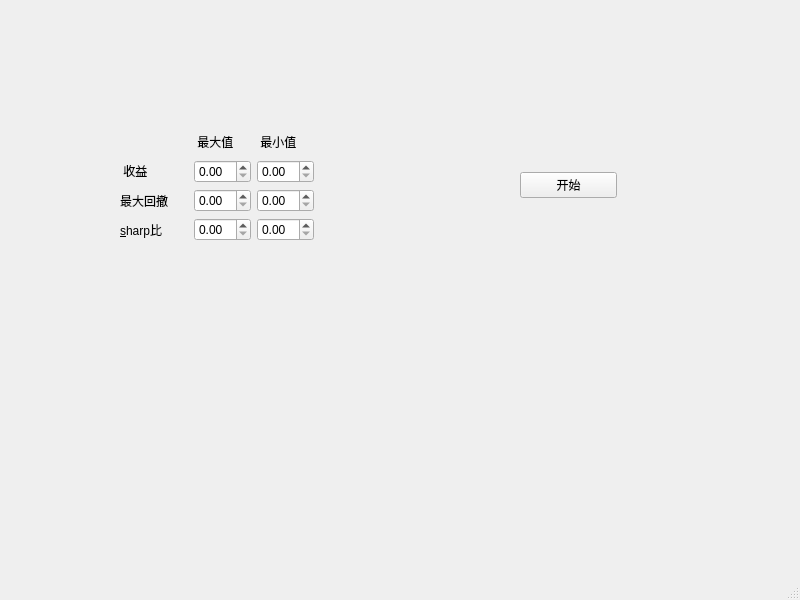
<?xml version="1.0" encoding="UTF-8"?>
<ui version="4.0">
 <class>MainWindow</class>
 <widget class="QMainWindow" name="MainWindow">
  <property name="geometry">
   <rect>
    <x>0</x>
    <y>0</y>
    <width>800</width>
    <height>600</height>
   </rect>
  </property>
  <property name="windowTitle">
   <string>MainWindow</string>
  </property>
  <widget class="QWidget" name="centralwidget">
   <widget class="QWidget" name="">
    <property name="geometry">
     <rect>
      <x>120</x>
      <y>130</y>
      <width>497</width>
      <height>111</height>
     </rect>
    </property>
    <layout class="QHBoxLayout" name="horizontalLayout_2">
     <item>
      <layout class="QHBoxLayout" name="horizontalLayout">
       <item>
        <layout class="QVBoxLayout" name="verticalLayout">
         <item>
          <widget class="QLabel" name="label">
           <property name="text">
            <string/>
           </property>
          </widget>
         </item>
         <item>
          <widget class="QLabel" name="label_5">
           <property name="text">
            <string> 收益</string>
           </property>
          </widget>
         </item>
         <item>
          <widget class="QLabel" name="label_6">
           <property name="text">
            <string>最大回撤</string>
           </property>
          </widget>
         </item>
         <item>
          <widget class="QLabel" name="label_7">
           <property name="text">
            <string>&amp;sharp比</string>
           </property>
           <property name="buddy">
            <cstring>doubleSpinBox_sharp_max_2</cstring>
           </property>
          </widget>
         </item>
        </layout>
       </item>
       <item>
        <spacer name="verticalSpacer">
         <property name="orientation">
          <enum>Qt::Vertical</enum>
         </property>
         <property name="sizeHint" stdset="0">
          <size>
           <width>20</width>
           <height>40</height>
          </size>
         </property>
        </spacer>
       </item>
       <item>
        <layout class="QGridLayout" name="gridLayout">
         <item row="0" column="0">
          <widget class="QLabel" name="label_3">
           <property name="text">
            <string> 最大值</string>
           </property>
          </widget>
         </item>
         <item row="0" column="1">
          <widget class="QLabel" name="label_2">
           <property name="text">
            <string> 最小值</string>
           </property>
          </widget>
         </item>
         <item row="1" column="0">
          <widget class="QDoubleSpinBox" name="doubleSpinBox_returns_max"/>
         </item>
         <item row="1" column="1">
          <widget class="QDoubleSpinBox" name="doubleSpinBox_returns_min"/>
         </item>
         <item row="2" column="0">
          <widget class="QDoubleSpinBox" name="doubleSpinBox_maxdrawdown_max"/>
         </item>
         <item row="2" column="1">
          <widget class="QDoubleSpinBox" name="doubleSpinBox_maxdrawdown_min"/>
         </item>
         <item row="3" column="0">
          <widget class="QDoubleSpinBox" name="doubleSpinBox_sharp_max_2"/>
         </item>
         <item row="3" column="1">
          <widget class="QDoubleSpinBox" name="doubleSpinBox_sharp_min"/>
         </item>
        </layout>
       </item>
       <item>
        <spacer name="horizontalSpacer">
         <property name="orientation">
          <enum>Qt::Horizontal</enum>
         </property>
         <property name="sizeType">
          <enum>QSizePolicy::Preferred</enum>
         </property>
         <property name="sizeHint" stdset="0">
          <size>
           <width>200</width>
           <height>20</height>
          </size>
         </property>
        </spacer>
       </item>
      </layout>
     </item>
     <item>
      <widget class="QPushButton" name="pushButton">
       <property name="text">
        <string>开始</string>
       </property>
      </widget>
     </item>
    </layout>
   </widget>
  </widget>
  <widget class="QMenuBar" name="menubar">
   <property name="geometry">
    <rect>
     <x>0</x>
     <y>0</y>
     <width>800</width>
     <height>23</height>
    </rect>
   </property>
  </widget>
  <widget class="QStatusBar" name="statusbar"/>
 </widget>
 <tabstops>
  <tabstop>doubleSpinBox_returns_max</tabstop>
  <tabstop>doubleSpinBox_returns_min</tabstop>
  <tabstop>doubleSpinBox_maxdrawdown_max</tabstop>
  <tabstop>doubleSpinBox_maxdrawdown_min</tabstop>
  <tabstop>doubleSpinBox_sharp_max_2</tabstop>
  <tabstop>doubleSpinBox_sharp_min</tabstop>
  <tabstop>pushButton</tabstop>
 </tabstops>
 <resources/>
 <connections/>
</ui>
